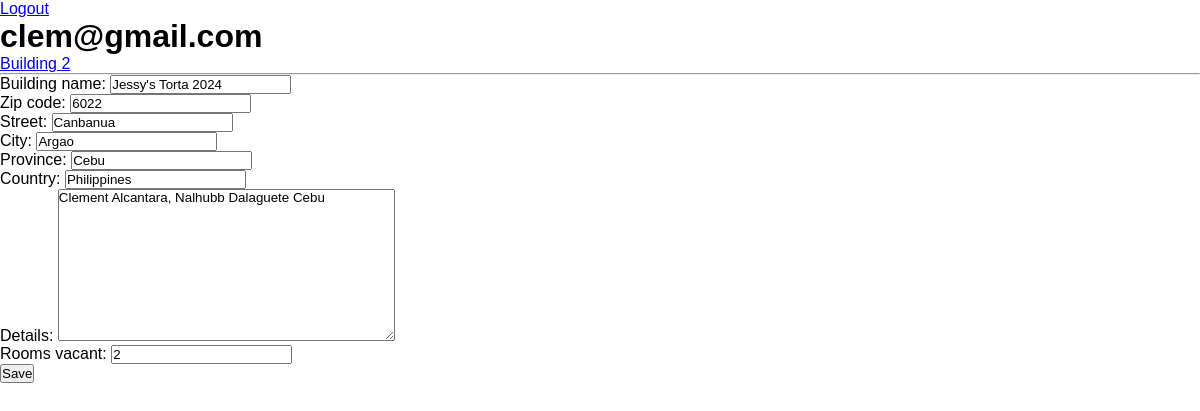
The app's page /building/update/2/ (signed in), older data.
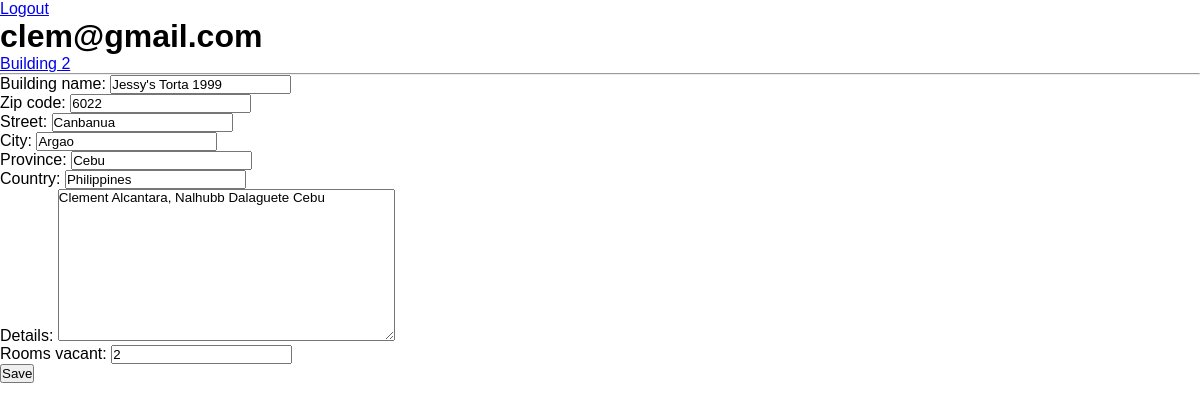
The same page, newer data.
### RentScout/models.py (models this page shows, shortened)
class ScoutUser(AbstractBaseUser, PermissionsMixin):
    MALE = 'Male'
    FEMALE = 'Female'
    GENDERS = [
        (MALE, 'Male'),
        (FEMALE, 'Female')
    ]
    userid = models.AutoField(primary_key=True)
    email = models.EmailField(_("email address"), unique=True)
    firstname = models.CharField(max_length = 20)
    lastname = models.CharField(max_length = 20)
    middlename = models.CharField(max_length = 20)
    birthdate = models.DateField(default = timezone.now)
    gender = models.CharField(max_length = 8, choices = GENDERS, default = MALE)
    is_staff = models.BooleanField(default=False)
    is_active = models.BooleanField(default=True)
    date_joined = models.DateTimeField(default=timezone.now)
    USERNAME_FIELD = "email"
    REQUIRED_FIELDS = []
    objects = CustomUserManager()
    groups = models.ManyToManyField(
        Group,
        verbose_name=_("groups"),
        blank=True,
        related_name="scout_user_groups"  # Specify a related_name to resolve the clash
    )
    user_permissions = models.ManyToManyField(
        Permission,
        verbose_name=_("user permissions"),
        blank=True,
        related_name="scout_user_permissions"  # Specify a related_name to resolve the clash
    )

class Building(models.Model):
    buildingid = models.AutoField(primary_key=True)
    building_owner = models.ForeignKey(ScoutUser, on_delete = models.CASCADE)
    building_name = models.CharField(max_length = 250, default="")
    zip_code = models.PositiveIntegerField(default=0, null=True, blank=True)
    street = models.CharField(max_length=75, blank=True, null=True)
    city = models.CharField(max_length=75, default="None")
    province = models.CharField(max_length=75, default="None")
    country = models.CharField(max_length=75, default="None")
    details = models.TextField(blank=True, null=True)
    rooms_vacant = models.IntegerField(validators = [MinValueValidator(0)])

### RentScout/views.py (the view)
# urls.py: path('building/update/<str:pk>/', views.update_building, name='update_building'),
def update_building(request, pk):
    page = "update"
    building = Building.objects.get(buildingid = pk)
    form = BuildingForm(instance = building)
    if request.method == 'POST':
        form = BuildingForm(request.POST, instance=building)
        if form.is_valid():
            updated = form.save(commit = False)
            updated.save()
            return redirect('building_info', pk)
    context = {'form': form, 'page':page, }
    return render(request, 'RentScout/create_building.html', context)

### RentScout/forms.py
class BuildingForm(ModelForm):
    class Meta:
        model = Building
        exclude = ('buildingid', 'building_owner')

### RentScout/templates/RentScout/create_building.html (shortened to what this page needs)
{% extends 'index.html' %}
{% block bodycontent %}
    {% if page == 'newbuilding' %}
            {% csrf_token %}
            <label for="building_name">Building Name:</label>
            <input type="text" name="{{ form.building_name.name }}" required>
            <label for="vacant">Vacant Rooms</label>
            <input type="number" name = "{{ form.rooms_vacant.name }}" required>
            <label for="zip_code">Zip Code:</label>
            <input type="number" name="{{ form.zip_code.name }}" required>
            <label for="street">Street</label>
            <input type="text" name = "{{ form.street.name }}" required>
            <label for="city">City</label>
            <input type="text" name = "{{ form.city.name }}" required>
            <label for="province">Province</label>
            <input type="text" name = "{{ form.province.name }}" required>
            <label for="country">Country</label>
            <input type="text" name = "{{ form.country.name }}" required>
            <label for="details">Details</label>
            <textarea name="{{ form.details.name }}" id="" cols="30" rows="10"></textarea>
            <input type="submit" value="Submit">
        </form>
    {% elif page == 'update' %}
    <form action="" method="POST">
        {{ form.as_p }}
        <input type="submit" value="Save">
    </form>
    {% endif %}
{% endblock bodycontent %}

### templates/index.html (shortened to what this page needs)
<!DOCTYPE html>
<html lang="en">
<head>
    {% load static %}
</head>
<body >
<body>
    {% if request.user.is_authenticated %}
        <a href="{% url 'logout' %}">Logout</a>
        <h1>{{ request.user.email }}</h1>
    {% else %}
        <a href="{% url 'signin' %}">Signin</a>
    {% endif %}
    <a href="{% url 'building_info' 2 %}">Building 2</a>
    <hr>
    {% block bodycontent %}
    {% endblock %}
</body>
</html>

### templates/index.html (style rules this page uses)
* { margin: 0; padding: 0; box-sizing: border-box; font-family: 'Poppins', sans-serif; }

Row changes from the older to the newer data that the page shows:
changed Building "Canbanua": building_name "Jessy's Torta 2024" → "Jessy's Torta 1999"
